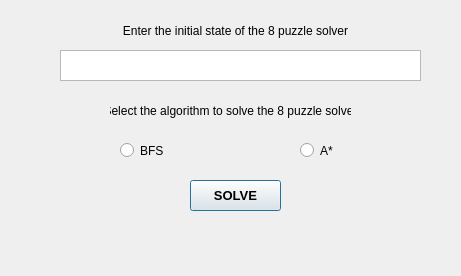
<?xml version="1.0" encoding="UTF-8"?>
<ui version="4.0">
 <class>Dialog</class>
 <widget class="QDialog" name="Dialog">
  <property name="geometry">
   <rect>
    <x>0</x>
    <y>0</y>
    <width>461</width>
    <height>276</height>
   </rect>
  </property>
  <property name="windowTitle">
   <string>Dialog</string>
  </property>
  <widget class="QTextEdit" name="textEdit">
   <property name="geometry">
    <rect>
     <x>60</x>
     <y>50</y>
     <width>361</width>
     <height>31</height>
    </rect>
   </property>
   <property name="cursor" stdset="0">
    <cursorShape>IBeamCursor</cursorShape>
   </property>
   <property name="inputMethodHints">
    <set>Qt::ImhDigitsOnly|Qt::ImhMultiLine</set>
   </property>
  </widget>
  <widget class="QPushButton" name="pushButton">
   <property name="geometry">
    <rect>
     <x>190</x>
     <y>180</y>
     <width>91</width>
     <height>31</height>
    </rect>
   </property>
   <property name="font">
    <font>
     <pointsize>10</pointsize>
     <weight>75</weight>
     <bold>true</bold>
    </font>
   </property>
   <property name="cursor">
    <cursorShape>PointingHandCursor</cursorShape>
   </property>
   <property name="text">
    <string>SOLVE</string>
   </property>
  </widget>
  <widget class="QLabel" name="initial_state_label">
   <property name="geometry">
    <rect>
     <x>110</x>
     <y>20</y>
     <width>251</width>
     <height>21</height>
    </rect>
   </property>
   <property name="cursor">
    <cursorShape>ArrowCursor</cursorShape>
   </property>
   <property name="text">
    <string>Enter the initial state of the 8 puzzle solver</string>
   </property>
   <property name="alignment">
    <set>Qt::AlignCenter</set>
   </property>
  </widget>
  <widget class="QRadioButton" name="radioButton">
   <property name="geometry">
    <rect>
     <x>120</x>
     <y>140</y>
     <width>51</width>
     <height>21</height>
    </rect>
   </property>
   <property name="text">
    <string>BFS</string>
   </property>
  </widget>
  <widget class="QRadioButton" name="radioButton_2">
   <property name="geometry">
    <rect>
     <x>300</x>
     <y>140</y>
     <width>41</width>
     <height>21</height>
    </rect>
   </property>
   <property name="text">
    <string>A*</string>
   </property>
  </widget>
  <widget class="QLabel" name="option_label">
   <property name="geometry">
    <rect>
     <x>110</x>
     <y>100</y>
     <width>241</width>
     <height>21</height>
    </rect>
   </property>
   <property name="text">
    <string>Select the algorithm to solve the 8 puzzle solver</string>
   </property>
   <property name="alignment">
    <set>Qt::AlignCenter</set>
   </property>
  </widget>
 </widget>
 <resources/>
 <connections/>
</ui>
